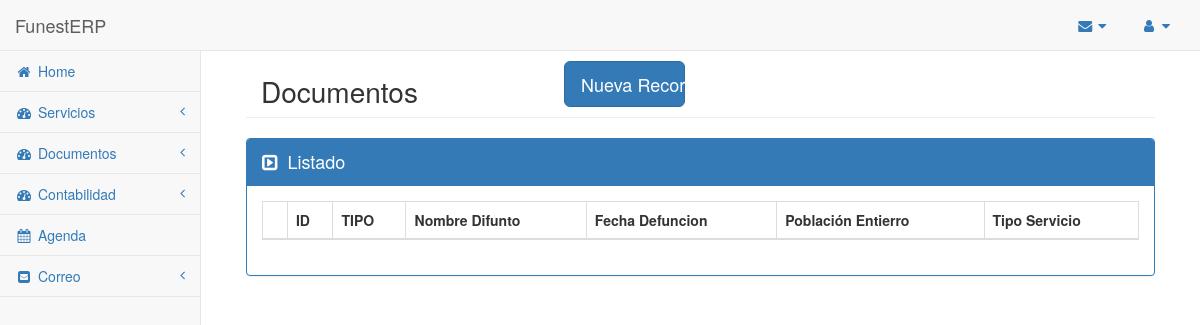
The app's page /erp/modulos/documentos/main.php?op=documentos&miga=cliente&ref=21, older data.
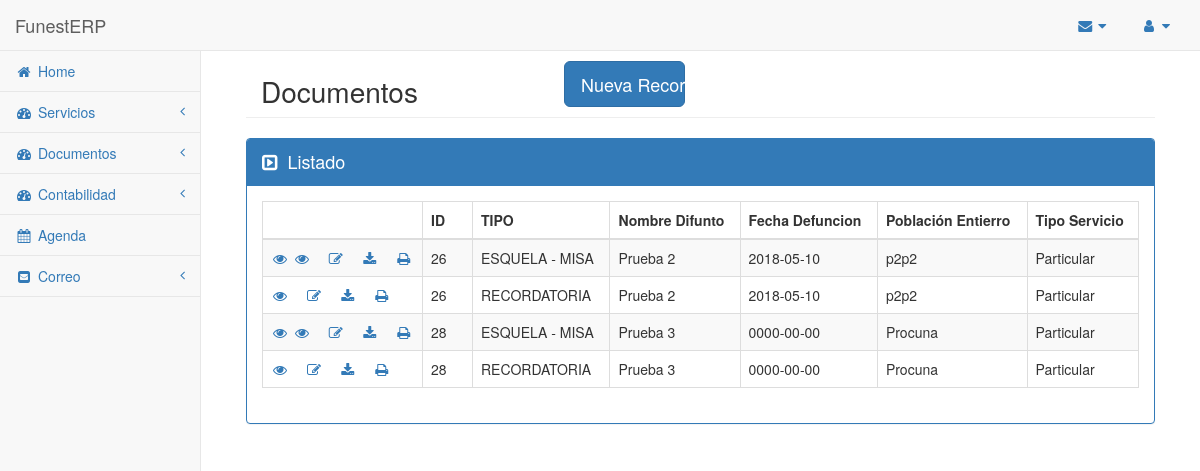
The same page, newer data.
### tables this page shows
CREATE TABLE `servicio` (
  `id` int(11) NOT NULL,
  `id_dif` int(11) NOT NULL,
  `fecha_defuncion` date DEFAULT NULL,
  `hora_defuncion` time DEFAULT NULL,
  `fecha_entierro` date DEFAULT NULL,
  `hora_entierro` time DEFAULT NULL,
  `poblacion_entierro` varchar(50) DEFAULT NULL,
  `fecha_misa` date DEFAULT NULL,
  `hora_misa` time DEFAULT NULL,
  `tanatorio` enum('No','Sala 1','Sala 2','Sala 3') DEFAULT NULL,
  `tipo_servicio` enum('Particular','Compañia','Recepción','Tanatorio') DEFAULT NULL,
  `compañia` enum('Preventiva','Santa Lucía','Mapre','No') DEFAULT NULL
);

### config/API_Client.php (called while the page is built, shortened)
<?php
class APIClient {
    public $HOST = "localhost";
    public $BD = "funesterp";
    public $USER = "root";
    public $PASS = "";
    public $BD_CONEXION;
    public function __construct() {
        $this->BD_CONEXION = mysqli_connect($this->HOST, $this->USER, $this->PASS, $this->BD);
        mysqli_set_charset($this->BD_CONEXION, "utf8");
    }
    public function select($modulo, $cond = null, $campos = "*", $order = null, $limit = null) {
        $sql = $this->preparaSQL([
            "modulo" => $modulo,
            "cond" => $cond,
            "campos" => $campos,
            "order" => $order,
            "limit" => $limit
        ]);
        $resultado = $this->getRows($sql);
        return $resultado;
    }
    public function preparaSQL($parametros) {
        $parametros = (object)$parametros;
        $sql = "SELECT $parametros->campos FROM $parametros->modulo WHERE $parametros->cond";
        return $sql;
    }
    public function getRows($sql) {
        if(!$res = $this->ejecutarSQL($sql)) return null;
        $resultado = [];
        while($row = mysqli_fetch_object($res)) {
            $resultado[] = $row;
        }
        return $resultado;
    }
    public function ejecutarSQL($sql) {
        $sql = trim($sql);
        $resultado = mysqli_query($this->BD_CONEXION, $sql);
        if($resultado) return $resultado;
        return false;
    }
}

### erp/modulos/documentos/documentos.php (the view, shortened to what this page needs)
<?php
$ref = $_GET['ref'];
$miga = $_GET['miga'];
$pagina = null;
$estructura = [];
if($op === "esquelas" || $op === "recordatorias") {
    $pagina = ($op === "esquelas") ? "Esquelas" : "Recordatorias";
    $tipo_documento = ($op === "esquelas") ? "ESQUELA - MISA" : "RECORDATORIA";
    $modulo = "difunto_familiares";
    $cond = ($op === "esquelas") ? "esquela=1" : "r_misa=1";
    $identificadores = $ApiClient->select($modulo, $cond);
    foreach ($identificadores as $ids) {
        $modulo = "difunto";
        $cond = "id='$ids->id_dif'";
        $difunto = $ApiClient->select($modulo, $cond);
        $modulo = "servicio";
        $id_dif = $difunto[0]->id;
        $cond = "id_dif='$id_dif'";
        $servicio = $ApiClient->select($modulo, $cond);
        $aux = [
            "id_dif" => $id_dif,
            "nombre" => $difunto[0]->nombre,
            "fecha_defuncion" => $servicio[0]->fecha_defuncion,
            "poblacion_entierro" => $servicio[0]->poblacion_entierro,
            "tipo_servicio" => $servicio[0]->tipo_servicio,
            "tipo_documento" => $tipo_documento
        ];
        array_push($estructura, $aux);
    }
} else if($miga === "cliente") {
    $id_cli = $ref;
    $pagina = "Documentos";
    $modulo = "difunto_cliente";
    $cond = "id_cli='$id_cli'";
    $difunto_cliente = $ApiClient->select($modulo, $cond);
    foreach ($difunto_cliente as $datos) {
        $id_dif = $datos->id_dif;
        $modulo = "difunto";
        $cond = "id='$id_dif'";
        $difunto = $ApiClient->select($modulo, $cond);
        $modulo = "servicio";
        $cond = "id_dif='$id_dif'";
        $servicio = $ApiClient->select($modulo, $cond);
        $modulo = "difunto_familiares";
        $cond = "id_dif='$id_dif'";
        $relacion = $ApiClient->select($modulo, $cond);
        $aux = [
            "id_dif" => $id_dif,
            "nombre" => $difunto[0]->nombre,
            "fecha_defuncion" => $servicio[0]->fecha_defuncion,
            "poblacion_entierro" => $servicio[0]->poblacion_entierro,
            "tipo_servicio" => $servicio[0]->tipo_servicio,
            "tipo_documento" => ""
        ];
        if($relacion[0]->esquela == "1") {
            $aux['tipo_documento'] = "ESQUELA - MISA";
            array_push($estructura, $aux);
        }
        if($relacion[0]->r_misa == "1") {
            $aux['tipo_documento'] = "RECORDATORIA";
            array_push($estructura, $aux);
        }
    }
}
?>
<div class="container-fluid">
    <div class="row page_header">
        <div class="col-md-3"><h1><?= $pagina ?></h1></div>
        <div class="col-md-2 col-md-offset-1">
            <?php
                $dir = ($pagina === "Esquelas") ? "nuevaEsquela" : "nuevaRecordatoria";
                $txt = ($pagina === "Esquelas") ? "Nueva Esquela" : "Nueva Recordatoria";
            ?>
            <a href="main.php?op=<?= $dir ?>">
                <button type="button" class="btn btn-primary btn-lg btn-block"><?= $txt ?></button>
            </a>
        </div>
    </div>
    <div class="row page_content">
        <div class="col-md-12">
            <div class="panel panel-primary">
                <div class="panel-heading info_seccion">
                    <i class="fa fa-caret-square-o-right"></i>Listado
                </div>
                <div class="panel-body">
                    <table class="table table-striped table-bordered table-hover">
                        <thead>
                            <tr>
                                <th></th>
                                <th>ID</th>
                                <th>TIPO</th>
                                <th>Nombre Difunto</th>
                                <th>Fecha Defuncion</th>
                                <th>Población Entierro</th>
                                <th>Tipo Servicio</th>
                            </tr>
                        </thead>
                        <tbody>
                            <?php foreach($estructura as $datos) {
                                if ($datos['tipo_documento'] === "ESQUELA - MISA") {
                                    $tipo = "ESQUELA - MISA";
                                    $ver = "v_esquela";
                                    $plantilla = "plantillaEsquela";
                                    $miga = "esquela";
                                } else if ($datos['tipo_documento'] === "RECORDATORIA") {
                                    $tipo = "RECORDATORIA";
                                    $ver = "v_recordatoria";
                                    $plantilla = "plantillaRecordatoria";
                                    $miga = "recordatoria";
                                } ?>
                                <tr>
                                    <td class="iconos_td">
                                        <a href="./main.php?op=<?= $ver ?>&ref=<?= $datos['id_dif'] ?>" title="Ver"><i class="fa fa-eye fa-fw"></i></a>
                                        <?php if($tipo === "ESQUELA - MISA") { ?>
                                            <a href="./main.php?op=v_esquela&misa_funeral=true&ref=<?= $datos['id_dif'] ?>" title="Ver"><i class="fa fa-eye fa-fw"></i></a>
                                        <?php } ?>
                                        <a href="./main.php?op=e_documentos&ref=<?= $datos['id_dif'] ?>&miga=<?= $miga ?>" title="Editar"><i class="fa fa-edit fa-fw iconos_a"></i></a>
                                        <a href="./<?= $plantilla ?>.php?ref=<?= $datos['id_dif'] ?>" title="Descargar"><i class="fa fa-download fa-fw iconos_a"></i></a>
                                        <a href="#" title="Imprimir"><i class="fa fa-print fa-fw iconos_a"></i></a>
                                    </td>
                                    <td class="id_td"><?= $datos['id_dif']; ?></td>
                                    <td><?= $tipo; ?></td>
                                    <td><?= $datos['nombre']; ?></td>
                                    <td><?= $datos['fecha_defuncion']; ?></td>
                                    <td><?= $datos['poblacion_entierro']; ?></td>
                                    <td><?= $datos['tipo_servicio']; ?></td>
                                </tr>
                            <?php } ?>
                        </tbody>
                    </table>
                </div>
            </div>
        </div>
    </div>
</div>

### erp/modulos/documentos/main.php (shortened to what this page needs)
<?php
require '../../../config/API_Global.php';
?>
<!DOCTYPE html>
<html>
<head>
    <?php include('../head_main.php'); ?>
</head>
<body>
    <?php include "../navModulos.php"; ?>
    <div id="page-wrapper">
        <?php
            $op = $_GET['op'];
            if($op == "nuevaEsquela" || $op == "nuevaRecordatoria") {
                $editar = false;
                include "./nuevaEsquela.php";
            }
            else if($op == "esquelas" || $op == "recordatorias" || $op == "documentos") include "./documentos.php";
        ?>
    </div>
            var editar = "<?php print_r($editar); ?>";
</body>
</html>

### erp/modulos/head_main.php (shortened to what this page needs)
<link href="../../../bootstrap/css/bootstrap.min.css" rel="stylesheet">
<link href="../../css/estilosERP.css" rel="stylesheet">
<link href="../../../bootstrap/fontAwesome/css/font-awesome.min.css" rel="stylesheet">
<link href="../../../bootstrap/metisMenu/metisMenu.min.css" rel="stylesheet">
<link rel="stylesheet" href="../../js/alertify/css/alertify.min.css">
<link rel="stylesheet" href="../../js/alertify/css/themes/default.min.css">

### erp/modulos/navModulos.php (shortened to what this page needs)
<div id="wrapper">
    <nav class="navbar navbar-default navbar-static-top navGlobal" role="navigation" style="margin-bottom: 0">
        <?php include "../navSuperior.php"; ?>
        <div class="navbar-default sidebar" role="navigation">
            <div class="sidebar-nav navbar-collapse">
                <ul class="nav" id="side-menu">
                    <li><a href="../../index.php"><i class="fa fa-home fa-fw"></i>Home</a></li>
                    <li>
                        <a href="#">
                            <i class="fa fa-dashboard fa-fw"></i>Servicios
                            <span class="fa arrow"></span>
                        </a>
                    </li>
                    <li>
                        <a href="#">
                            <i class="fa fa-dashboard fa-fw"></i>Documentos
                            <span class="fa arrow"></span>
                        </a>
                    </li>
                    <li>
                        <a href="#">
                            <i class="fa fa-dashboard fa-fw"></i>Contabilidad
                            <span class="fa arrow"></span>
                        </a>
                    </li>
                    <li><a href="../../modulos/agenda.php"><i class="fa fa-calendar fa-fw"></i>Agenda</a></li>
                    <li>
                        <a href="#">
                            <i class="fa fa-envelope-square fa-fw"></i>Correo
                            <span class="fa arrow"></span>
                        </a>
                    </li>
                </ul>
            </div>
        </div>
</div>

### erp/modulos/navSuperior.php (shortened to what this page needs)
<div class="navbar-header">
    <a class="navbar-brand" href="../../index.php">FunestERP</a>
</div>
<ul class="nav navbar-top-links navbar-right">
    <li class="dropdown">
        <a class="dropdown-toggle" data-toggle="dropdown" href="#">
            <i class="fa fa-envelope fa-fw"></i>
            <i class="fa fa-caret-down"></i>
        </a>
    </li>
    <li class="dropdown">
        <a class="dropdown-toggle" data-toggle="dropdown" href="#">
            <i class="fa fa-user fa-fw"></i>
            <i class="fa fa-caret-down"></i>
        </a>
    </li>
</ul>

### erp/css/estilosERP.css (style rules this page uses)
body { background-color: #f8f8f8; }
#wrapper { width: 100%; }
#page-wrapper { padding: 0 15px; min-height: 850px; background-color: #ffffff; }
@media (min-width: 768px) { #page-wrapper { position: inherit; margin: 0 0 0 200px; padding: 0 30px; border-left: 1px solid #e7e7e7; } }
.navbar-top-links { margin-right: 0; }
.navbar-top-links li { display: inline-block; }
.navbar-top-links li:last-child { margin-right: 15px; }
.navbar-top-links li a { padding: 15px; min-height: 50px; }
.sidebar .sidebar-nav.navbar-collapse { padding-left: 0; padding-right: 0; }
.sidebar ul li { border-bottom: 1px solid #e7e7e7; }
.sidebar .arrow { float: right; }
.sidebar .fa.arrow:before { content: "\f104"; }
@media (min-width: 768px) { .sidebar { z-index: 1; position: absolute; width: 200px; margin-top: 51px; } }
#side-menu li i { margin-right: 5px; }
.page_header { margin: 5px 0 20px 0; border-bottom: 1px solid #eee; }
.page_header h1 { font-size: 200%; }
.page_header button { margin-top: 5px; }
.iconos_td { width: 160px; }
.iconos_a { margin-left: 12px; }
.id_td { width: 50px; }
.info_seccion { color: #ffffff; font-size: large; }
.info_seccion i { margin-right: 10px; }

Row changes from the older to the newer data that the page shows:
added servicio: id_dif "26", tipo "ESQUELA - MISA", nombre "Prueba 2", fecha_defuncion "2018-05-10", poblacion_entierro "p2p2", tipo_servicio "Particular", tipo "RECORDATORIA"
added servicio: id_dif "28", tipo "ESQUELA - MISA", nombre "Prueba 3", fecha_defuncion "0000-00-00", poblacion_entierro "Procuna", tipo_servicio "Particular", tipo "RECORDATORIA"
